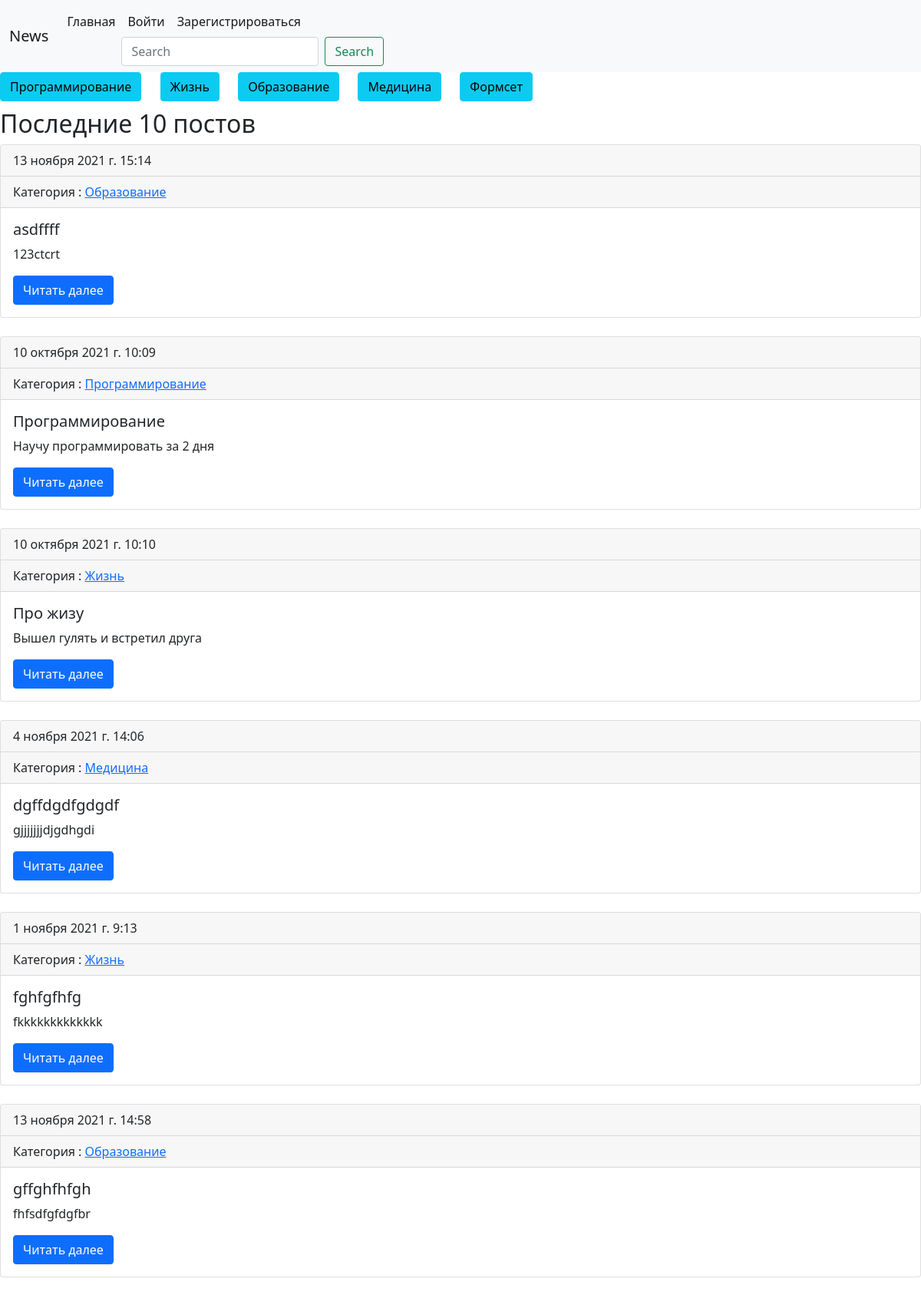
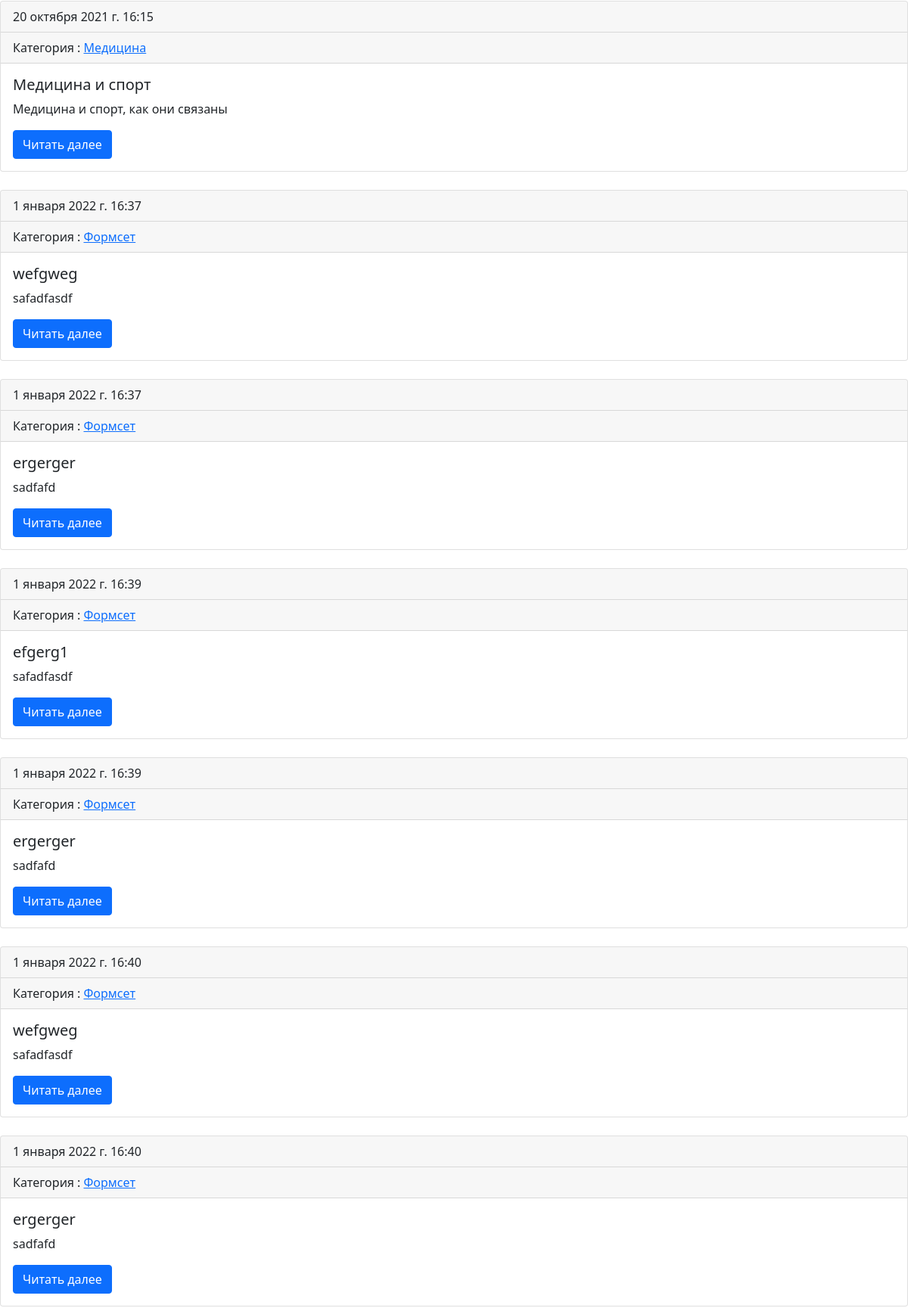
Page /news/ (upper part) on the committed database (2 pictures, top to bottom).
### news/models.py (models this page shows, shortened)
class Rubric(models.Model):
    name = models.CharField(max_length=20, db_index=True, unique=True, verbose_name='Название')
    def __str__(self):
        return self.name
    class Meta:
        verbose_name = 'Рубрика'
        verbose_name_plural = 'Рубрики'

class Post(models.Model):
    title = models.CharField(max_length=255, verbose_name='Заголовок')
    text = models.TextField(verbose_name='Текст')
    rubric = models.ForeignKey(Rubric, on_delete=models.PROTECT, verbose_name='Рубрика', related_name='posts')
    created_at = models.DateTimeField(auto_now_add=True, verbose_name='Дата создания')
    user = models.ForeignKey('AdvUser', on_delete=models.SET_NULL, verbose_name='Пользователь', null=True, blank=True)
    class Meta:
        verbose_name = 'Пост'
        verbose_name_plural = 'Посты'
        ordering = ['-created_at']

### news/views.py (the view)
# urls.py: path('', PostView.as_view(), name='home'),  # получилось
class PostView(ListView):
    model = Post
    queryset = Post.objects.annotate(like_count=Count('likes')).order_by('-like_count')
    template_name = 'news/home.html'
    context_object_name = 'posts'

### news/templatetags/custom_tags.py (called while the page is built)
@register.simple_tag()
def rubric_all():
    return Rubric.objects.all()

### templates/news/home.html (shortened to what this page needs)
{%extends 'news/base.html'%}
{%block content%}
<h2>Последние 10 постов</h2>
{% for post in posts %}
<div class="card">
  <div class="card-header">
    {{post.created_at}}
  </div>
    <div class="card-header">
        Категория : <a href="{% url 'rubric_post' post.rubric.id%}">{{post.rubric}}</a>
  </div>
  <div class="card-body">
    <h5 class="card-title">{{post.title}}</h5>
    <p class="card-text">{{post.text}}</p>
    <a href="{% url 'post_full' post.id%}" class="btn btn-primary">Читать далее</a>
  </div>
</div><br>
{%endfor%}
{%endblock%}

### templates/news/base.html (shortened to what this page needs)
{% load static %}
{% load custom_tags %}
<!doctype html>
<html lang="en">
<head>
    <link rel="stylesheet" type="text/css" href="{%static 'news/style.css'%}">
    <link href="https://cdn.jsdelivr.net/npm/bootstrap@5.1.3/dist/css/bootstrap.min.css" rel="stylesheet">
</head>
<body>
<nav class="navbar navbar-expand-lg navbar-light bg-light">
  <div class="container-fluid">
    <a class="navbar-brand" href="#">News</a>
    <div class="collapse navbar-collapse" id="navbarSupportedContent">
      <ul class="navbar-nav me-auto mb-2 mb-lg-0">
        <li class="nav-item">
          <a class="nav-link active" aria-current="page" href="{% url 'home' %}">Главная</a>
        </li>
        <li class="nav-item dropdown">
          {%if user.is_authenticated%}
          <a class="nav-link dropdown-toggle" href="#" id="navbarDropdown" role="button" data-bs-toggle="dropdown" aria-expanded="false">
            Профиль
          </a>
              <ul class="dropdown-menu" aria-labelledby="navbarDropdown">
                <li><a class="dropdown-item" href="{% url 'profile' %}">Мои посты</a></li>
                <li><a class="dropdown-item" href="{% url 'change_password' %}">Изменить пароль</a></li>
                <li><a class="dropdown-item" href="{% url 'create_post' %}">Создать пост</a></li>
                <li><hr class="dropdown-divider"></li>
                <li><a class="dropdown-item" href="{%url 'logout'%}">Выйти</a></li>
              </ul>
            </li>
          </ul>
        {%if request.user.username == 'admin'%}
        <a class="dropdown-item" href="{%url 'ass'%}">Формсеты через функцию</a>
        <a class="dropdown-item" href="{%url 'ass1'%}">Формсеты через класс</a>
        {%endif%}
      {%else%}
<ul class="navbar-nav me-auto mb-2 mb-lg-0">
        <li class="nav-item">
          <a class="nav-link active" aria-current="page" href="{% url 'login' %}">Войти</a>
        </li>
  <li class="nav-item">
          <a class="nav-link active" aria-current="page" href="{% url 'register' %}">Зарегистрироваться</a>
        </li>
  </ul>
      {%endif%}
      <form class="d-flex" method="get" action="{% url 'search' %}" >
        <input class="form-control me-2" type="search" placeholder="Search" aria-label="Search" name="q">
        <button class="btn btn-outline-success" type="submit">Search</button>
      </form>
    </div>
  </div>
</nav>
<div class="rubric_class">
    {% rubric_all as rubrics %}
    {%for rubric in rubrics%}
<a href="{% url 'rubric_post' rubric.id%}" class="btn btn-info">{{rubric.name}}</a>
    {%endfor%}
</div>
{%block content%}
{%endblock%}
</body>
</html>

### static/news/style.css (style rules this page uses)
.rubric_class { word-spacing: 20px; border-bottom-width:10px; border-bottom-color: white; border-bottom-style: solid; }

### rows in the picture
Rubric: name "Программирование"
Rubric: name "Жизнь"
Rubric: name "Образование"
Rubric: name "Медицина"
Rubric: name "Формсет"
Post: created_at "13 ноября 2021 г. 15:14", rubric "Образование", title "asdffff", text "123ctcrt"
Post: created_at "10 октября 2021 г. 10:09", rubric "Программирование", title "Программирование", text "Научу программировать за 2 дня"
Post: created_at "10 октября 2021 г. 10:10", rubric "Жизнь", title "Про жизу", text "Вышел гулять и встретил друга"
Post: created_at "4 ноября 2021 г. 14:06", rubric "Медицина", title "dgffdgdfgdgdf", text "gjjjjjjjdjgdhgdi"
Post: created_at "1 ноября 2021 г. 9:13", rubric "Жизнь", title "fghfgfhfg", text "fkkkkkkkkkkkkk"
Post: created_at "13 ноября 2021 г. 14:58", rubric "Образование", title "gffghfhfgh", text "fhfsdfgfdgfbr"
Post: created_at "20 октября 2021 г. 16:15", rubric "Медицина", title "Медицина и спорт", text "Медицина и спорт, как они связаны"
Post: created_at "1 января 2022 г. 16:37", rubric "Формсет", title "wefgweg", text "safadfasdf"
Post: created_at "1 января 2022 г. 16:37", rubric "Формсет", title "ergerger", text "sadfafd"
Post: created_at "1 января 2022 г. 16:39", rubric "Формсет", title "efgerg1", text "safadfasdf"
Post: created_at "1 января 2022 г. 16:39", rubric "Формсет", title "ergerger", text "sadfafd"
Post: created_at "1 января 2022 г. 16:40", rubric "Формсет", title "wefgweg", text "safadfasdf"
Post: created_at "1 января 2022 г. 16:40", rubric "Формсет", title "ergerger", text "sadfafd"
